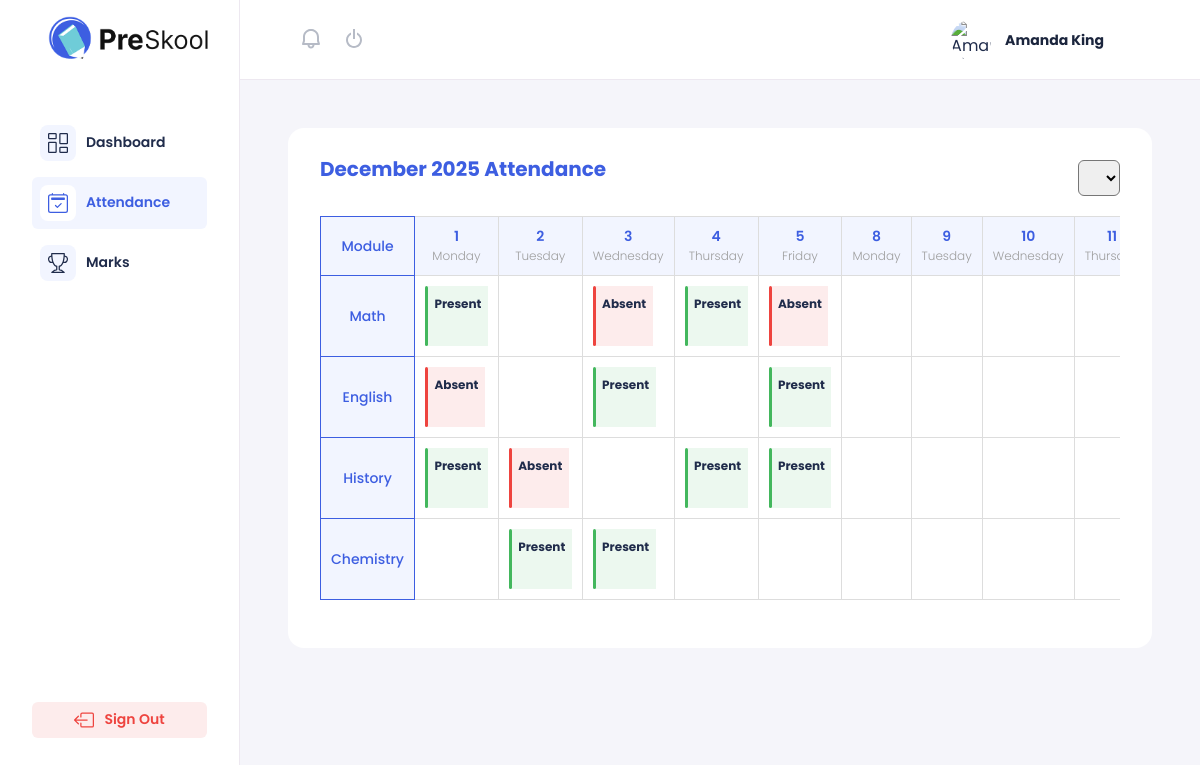
/student/attendance/ (signed in), run on the app's committed database.
### core/models.py (models this page shows, shortened)
class Module(models.Model):
    name = models.CharField(max_length=100)

### core/views.py (the view)
# urls.py: path('student/attendance/', views.student_attendance, name='student_attendance'),
@login_required
def student_attendance(request):
    if not hasattr(request.user, "student"):
        return redirect("login")
    student = request.user.student  # linked via OneToOneField
    today = date.today()
    year = int(request.GET.get("year", today.year))
    month = int(request.GET.get("month", today.month))
    dates = get_month_weekdays(year, month)
    modules = list(Module.objects.all())
    desired_order = ["Math", "English", "History", "Chemistry"]
    modules.sort(
        key=lambda m: desired_order.index(m.name) if m.name in desired_order else len(desired_order)
    )
    records = AttendanceRecord.objects.filter(
        student=student,
        date__year=year,
        date__month=month,
    ).select_related("module")
    attendance_map = {}
    for rec in records:
        key = (rec.module_id, rec.date)
        attendance_map[key] = rec.status
    table_rows = []
    for module in modules:
        cells = []
        for d in dates:
            status = attendance_map.get((module.id, d))  # None, "P" or "A"
            cells.append({
                "date": d,
                "status": status,
            })
        table_rows.append({
            "module": module,
            "cells": cells,
        })
    context = {
        "student": student,
        "month_name": calendar.month_name[month],
        "year": year,
        "dates": dates,
        "table_rows": table_rows,
        "error": None,
    }
    return render(request, "student/student_attendance.html", context)

### core/views.py (called while the page is built)
def get_month_weekdays(year, month):
    days = []
    _, last_day = calendar.monthrange(year, month)
    for day in range(1, last_day + 1):
        d = date(year, month, day)
        if d.weekday() < 5:  # 0=Mon ... 4=Fri
            days.append(d)
    return days

### templates/student/student_attendance.html (shortened to what this page needs)
{% load static %}
<!DOCTYPE html>
<html lang="en">
  <head>
    <link rel="stylesheet" href="{% static 'css/style.css' %}" />
  </head>
  <body>
    <div class="dashboard">
      <aside class="search-wrap">
        <div class="user-actions">
          <button>
          </button>
          <button>
            <svg xmlns="http://www.w3.org/2000/svg" width="24" height="24" viewBox="0 0 24 24">
              <path
                d="M12 21c4.411 0 8-3.589 8-8 0-3.35-2.072-6.221-5-7.411v2.223A6 6 0 0 1 18 13c0 3.309-2.691 6-6 6s-6-2.691-6-6a5.999 5.999 0 0 1 3-5.188V5.589C6.072 6.779 4 9.65 4 13c0 4.411 3.589 8 8 8z"
              />
              <path d="M11 2h2v10h-2z" />
            </svg>
          </button>
        </div>
        <figure class="user">
          <div class="user-avatar">
            <img
              src="https://images.unsplash.com/photo-1440589473619-3cde28941638?ixlib=rb-0.3.5&ixid=eyJhcHBfaWQiOjEyMDd9&s=42ebdb92a644e864e032a2ebccaa25b6&auto=format&fit=crop&w=100&q=80"
              alt="Amanda King"
            />
          </div>
          <figcaption>Amanda King</figcaption>
        </figure>
      </aside>
      <header class="menu-wrap">
        <div class="Logo-dash">
          <img src="{% static 'logo.png' %}" alt="" />
        </div>
        <nav>
          <section class="dicover">
            <ul>
              <li>
                <a href="/student/home/">
                  <div class="icon-wrapper">
                  </div>
                  Dashboard
                </a>
              </li>
              <li class="active-link">
                <a href="/student/attendance/">
                  <div class="icon-wrapper">
                  </div>
                  Attendance
                </a>
              </li>
              <li>
                <a href="/student/marks/">
                  <div class="icon-wrapper">
                  </div>
                  Marks
                </a>
              </li>
            </ul>
          </section>
          <li class="log-out">
            <a href="{% url 'logout' %}">
              Sign Out
            </a>
          </li>
        </nav>
      </header>
      <main class="content-wrap">
        <div class="content">
          <section class="attendance-contents">
            <div class="schedule-container">
              <div class="attendance-header">
                <h1>{{ month_name }} {{ year }} Attendance</h1>
                <form method="get" class="month-select-form">
                  <select name="month" onchange="this.form.submit()">
                  </select>
                </form>
              </div>
              <div class="table-wrapper">
                <table>
                  <thead>
                    <tr>
                      <th class="fixed-column">Module</th>
                      {% for d in dates %}
                      <th>
                        <span>{{ d.day }}</span>
                        {{ d|date:"l" }}
                      </th>
                      {% endfor %}
                    </tr>
                  </thead>
                  <tbody>
                    {% for row in table_rows %}
                    <tr>
                      <td class="fixed-column">{{ row.module.name }}</td>
                      {% for cell in row.cells %}
                      <td>
                        {% if cell.status %}
                        <div class="lesson">
                          {% if cell.status == 'P' %}
                          <div class="line-schedule" style="background-color: #43b75d"></div>
                          <div class="lesson-wrapper" style="background-color: #ecf8ef">
                            <h4>Present</h4>
                          </div>
                          {% else %}
                          <div class="line-schedule" style="background-color: #ee443f"></div>
                          <div class="lesson-wrapper" style="background-color: #fdecec">
                            <h4>Absent</h4>
                          </div>
                          {% endif %}
                        </div>
                        {% endif %}
                      </td>
                      {% endfor %}
                    </tr>
                    {% endfor %}
                  </tbody>
                </table>
              </div>
            </div>
          </section>
        </div>
      </main>
    </div>
  </body>
</html>

### data on the page
Module: module.name "Math"
Module: module.name "English"
Module: module.name "History"
Module: module.name "Chemistry"

### other printed values
{{ month_name }} "December"
{{ year }} "2025"
{{ d.day }} "1" "2" "3" "4" "5" "8" "9" "10" "11"
{{ d|date:"l" }} "Monday" "Tuesday" "Wednesday" "Thursday" "Friday" "Monday" "Tuesday" "Wednesday"
